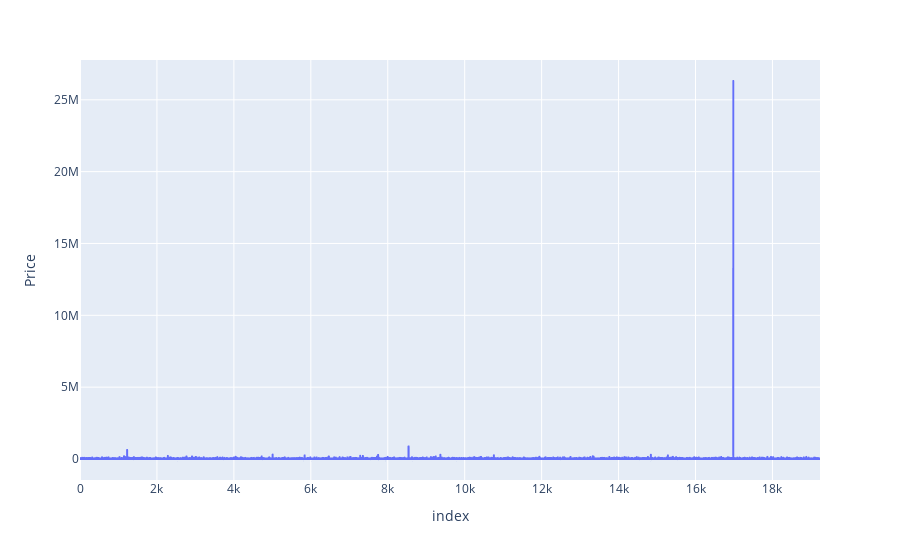

The code cell stored with this chart in its notebook:
### Markdown cell above
### Outliers

### Code cell
fig = px.line(data, y='Price')
fig.show()

### Figure 1 — Plotly figure (JSON) as saved in the notebook; plotly's stock layout.template omitted (floating-point values rounded to 4 significant figures; data arrays with more than 128 entries replaced by an {"elided": "..."} marker saying what was removed)
{"data": [{"hovertemplate": "index=%{x}<br>Price=%{y}<extra></extra>", "legendgroup": "", "line": {"color": "#636efa", "dash": "solid"}, "mode": "lines", "name": "", "showlegend": false, "type": "scattergl", "x": {"elided": "19237 int values"}, "xaxis": "x", "y": {"elided": "19237 int values"}, "yaxis": "y"}], "layout": {"legend": {"tracegroupgap": 0}, "margin": {"t": 60}, "xaxis": {"anchor": "y", "domain": [0, 1], "title": {"text": "index"}}, "yaxis": {"anchor": "x", "domain": [0, 1], "title": {"text": "Price"}}}}
